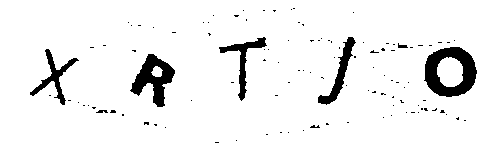
#> input picture ajeitado/telanova0.png, 500 x 147 px; its folder holds only this picture in this run
$ python separar_letras.py
#> lines starting #> are read from the running program, lines starting #| are printed output that depends on the picture; after the words box and inside, x2 and y2 are one past the last pixel; in counts of white or black regions, pixels touching at a corner belong together
import cv2
import os
import glob

arquivos = glob.glob('ajeitado/*')
for arquivo in arquivos:
    imagem = cv2.imread(arquivo)
#> imagem is the input picture: shape (147, 500, 3); 93.6% white; 109 black regions (102 under 20 px), largest, box (x1, y1, x2, y2) and area: (424, 47, 477, 97) 1455, (130, 54, 175, 107) 1078, (318, 37, 356, 105) 634
    imagem = cv2.cvtColor(imagem, cv2.COLOR_RGB2GRAY)
    # EM PRETO E BRANCO
    _, nova_imagem = cv2.threshold(imagem, 0, 255, cv2.THRESH_BINARY_INV)
#> nova_imagem: shape (147, 500); 6.4% white; 109 white regions (102 under 20 px)

    # ENCONTRAR OS CONTORNOS DE CADA LETRA
    contornos, _ = cv2.findContours(nova_imagem, cv2.RETR_EXTERNAL, cv2.CHAIN_APPROX_SIMPLE)
#> contornos = 109 contours, 104 with area under 20; largest, box (x1, y1, x2, y2) and area: (424, 47, 477, 97) 2008, (130, 54, 175, 107) 1086, (318, 37, 356, 105) 550, (219, 37, 267, 101) 506, (30, 49, 79, 105) 474

    # FILTRAR OS CONTORNOS QUE SÃO REALMENTE DE LETRAS
    regiao_letras = []
    for contorno in contornos:
        (x, y, largura, altura) = cv2.boundingRect(contorno)
        area = cv2.contourArea(contorno)
        if area > 115:
            regiao_letras.append((x, y, largura, altura))
#> this loop made 109 passes
#> (x, y, largura, altura, area) on passes 61, 67, 69, 89, 90: (130, 54, 45, 53, 1086.5), (30, 49, 49, 56, 473.5), (424, 47, 53, 50, 2008.5), (318, 37, 38, 68, 550), (219, 37, 48, 64, 506.5)
#> after the loop, regiao_letras = [(130, 54, 45, 53), (30, 49, 49, 56), (424, 47, 53, 50), (318, 37, 38, 68), (219, 37, 48, 64)]
    if len(regiao_letras) != 5:
        continue
    # DESENHAR OS CONTORNOS E SEPARAR AS LETRAS EM ARQUIVOS INDIVIDUAIS
    imagem_final = cv2.merge([imagem] * 3)

    i = 0
    for retangulo in regiao_letras:
        x, y, largura, altura = retangulo
        imagem_letra = imagem[y-2:y+altura+2, x-2:x+largura+2]
        i += 1
        nome_arquivo = os.path.basename(arquivo).replace(".png", f"letrai{i}.png")
        cv2.imwrite(f'letras/{nome_arquivo}', imagem_letra)
        cv2.rectangle(imagem_final, (x-2, y-2), (x+largura+2, y+altura+2), (0,255,0), 1)
#> this loop made 5 passes
#> pass 1, `imagem_letra = imagem[y-2:y+altura+2, x-2:x+largura+2]`:
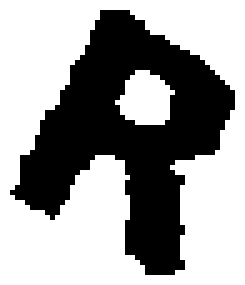
#> imagem_letra: shape (57, 49) (shown 5 times larger); 61.4% white; 1 black region, box (x1, y1, x2, y2) and area: (2, 2, 47, 55) 1078
#> pass 2, `imagem_letra = imagem[y-2:y+altura+2, x-2:x+largura+2]`:
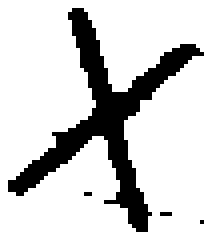
#> imagem_letra: shape (60, 53) (shown 4 times larger); 81.7% white; 4 black regions (3 under 20 px), largest, box (x1, y1, x2, y2) and area: (2, 2, 51, 58) 577
#> pass 3, `imagem_letra = imagem[y-2:y+altura+2, x-2:x+largura+2]`:
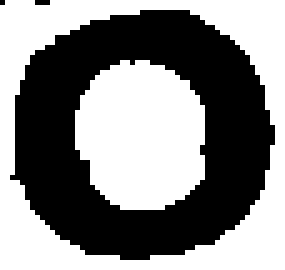
#> imagem_letra: shape (54, 57) (shown 5 times larger); 52.6% white; 3 black regions (2 under 20 px), largest, box (x1, y1, x2, y2) and area: (2, 2, 55, 52) 1455
#> after the loop:
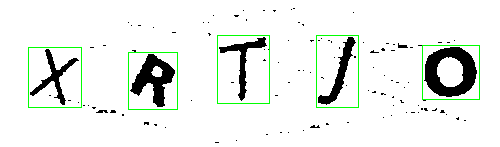
#> imagem_final: shape (147, 500, 3); 1.53% of pixels changed, all inside (x1, y1, x2, y2) = (28, 35, 480, 110); drawn as B, G, R
#> after the loop, i = 5
    nome_arquivo = os.path.basename(arquivo)
    cv2.imwrite(f"identificado/{nome_arquivo}", imagem_final)

$ run again, on ajeitado/telanova1008.png
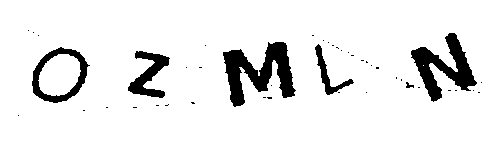
#> input picture ajeitado/telanova1008.png, 500 x 147 px
#> imagem is the input picture: shape (147, 500, 3); 91.3% white; 44 black regions (38 under 20 px), largest, box (x1, y1, x2, y2) and area: (223, 42, 296, 107) 2227, (411, 33, 477, 102) 1796, (32, 47, 90, 103) 972, (128, 51, 170, 98) 849, (315, 44, 354, 95) 428, (406, 82, 414, 88) 27
#> nova_imagem: shape (147, 500); 8.7% white; 44 white regions (38 under 20 px)
#> contornos = 44 contours, 39 with area under 20; largest, box (x1, y1, x2, y2) and area: (32, 47, 90, 103) 2247, (223, 42, 296, 107) 2038, (411, 33, 477, 102) 1644, (128, 51, 170, 98) 752, (315, 44, 354, 95) 355
#> the loop `for contorno in contornos:` made 44 passes
#> (x, y, largura, altura, area) on passes 30, 33, 36, 38, 42: (128, 51, 42, 47, 752.5), (32, 47, 58, 56, 2247), (315, 44, 39, 51, 355), (223, 42, 73, 65, 2038.5), (411, 33, 66, 69, 1643.5)
#> after the loop `for contorno in contornos:`: regiao_letras = [(128, 51, 42, 47), (32, 47, 58, 56), (315, 44, 39, 51), (223, 42, 73, 65), (411, 33, 66, 69)]
#> the loop `for retangulo in regiao_letras:` made 5 passes
#> pass 1, `imagem_letra = imagem[y-2:y+altura+2, x-2:x+largura+2]`:
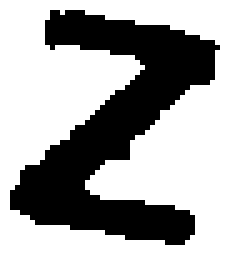
#> imagem_letra: shape (51, 46) (shown 5 times larger); 63.8% white; 1 black region, box (x1, y1, x2, y2) and area: (2, 2, 44, 49) 849
#> after the loop `for retangulo in regiao_letras:`:
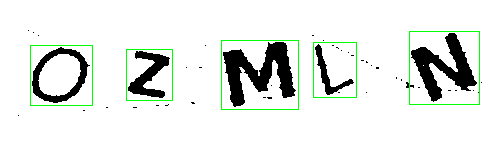
#> imagem_final: shape (147, 500, 3); 1.65% of pixels changed, all inside (x1, y1, x2, y2) = (30, 31, 480, 110); drawn as B, G, R
#> after the loop `for retangulo in regiao_letras:`: i = 5

$ run again, on ajeitado/telanova1.png
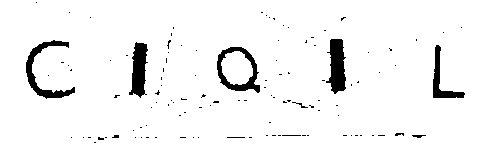
#> input picture ajeitado/telanova1.png, 500 x 147 px
#> imagem is the input picture: shape (147, 500, 3); 95% white; 112 black regions (104 under 20 px), largest, box (x1, y1, x2, y2) and area: (326, 39, 346, 94) 736, (26, 40, 75, 99) 708, (129, 42, 148, 98) 675
#> nova_imagem: shape (147, 500); 5% white; 112 white regions (104 under 20 px)
#> contornos = 112 contours, 107 with area under 20; largest, box (x1, y1, x2, y2) and area: (217, 47, 260, 93) 1413, (326, 39, 346, 94) 667, (129, 42, 148, 98) 606, (26, 40, 75, 99) 590, (433, 45, 465, 98) 388
#> the loop `for contorno in contornos:` made 112 passes
#> (x, y, largura, altura, area) on passes 86, 87, 90, 94, 96: (217, 47, 43, 46, 1413), (433, 45, 32, 53, 387.5), (129, 42, 19, 56, 606.5), (26, 40, 49, 59, 590.5), (326, 39, 20, 55, 667)
#> after the loop `for contorno in contornos:`: regiao_letras = [(217, 47, 43, 46), (433, 45, 32, 53), (129, 42, 19, 56), (26, 40, 49, 59), (326, 39, 20, 55)]
#> the loop `for retangulo in regiao_letras:` made 5 passes
#> after the loop `for retangulo in regiao_letras:`:
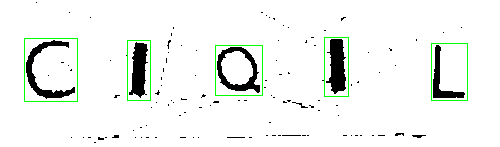
#> imagem_final: shape (147, 500, 3); 1.28% of pixels changed, all inside (x1, y1, x2, y2) = (24, 37, 468, 102); drawn as B, G, R
#> after the loop `for retangulo in regiao_letras:`: i = 5
